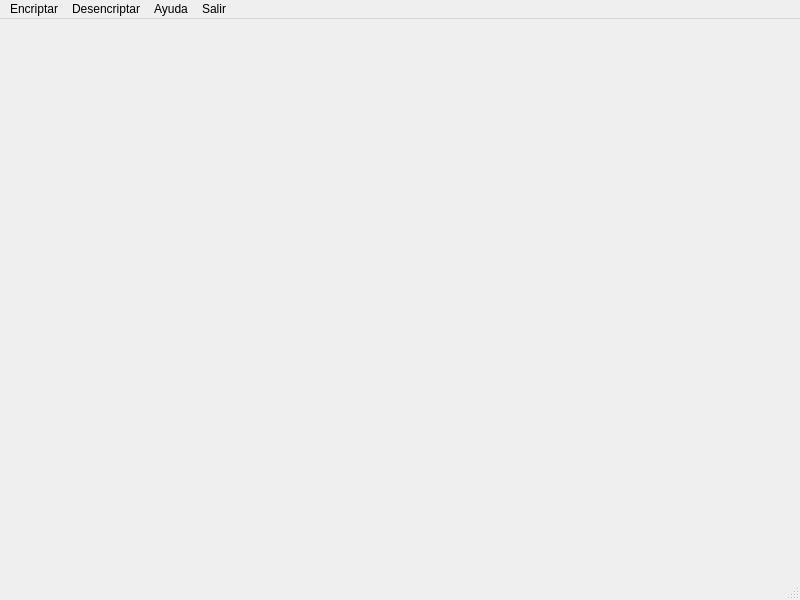
<?xml version="1.0" encoding="UTF-8"?>
<ui version="4.0">
 <class>MainWindow</class>
 <widget class="QMainWindow" name="MainWindow">
  <property name="geometry">
   <rect>
    <x>0</x>
    <y>0</y>
    <width>800</width>
    <height>600</height>
   </rect>
  </property>
  <property name="windowTitle">
   <string>MainWindow</string>
  </property>
  <widget class="QWidget" name="centralwidget"/>
  <widget class="QMenuBar" name="menubar">
   <property name="geometry">
    <rect>
     <x>0</x>
     <y>0</y>
     <width>800</width>
     <height>21</height>
    </rect>
   </property>
   <widget class="QMenu" name="menuEncriptar">
    <property name="title">
     <string>Encriptar</string>
    </property>
    <addaction name="Crear_Documento"/>
   </widget>
   <widget class="QMenu" name="menuDesencriptar">
    <property name="title">
     <string>Desencriptar</string>
    </property>
    <addaction name="ctionCargarDocumento"/>
   </widget>
   <widget class="QMenu" name="menuAyuda">
    <property name="title">
     <string>Ayuda</string>
    </property>
   </widget>
   <widget class="QMenu" name="menusalir">
    <property name="title">
     <string>Salir</string>
    </property>
   </widget>
   <addaction name="menuEncriptar"/>
   <addaction name="menuDesencriptar"/>
   <addaction name="menuAyuda"/>
   <addaction name="menusalir"/>
  </widget>
  <widget class="QStatusBar" name="statusbar"/>
  <action name="Crear_Documento">
   <property name="text">
    <string>Crear Documento</string>
   </property>
  </action>
  <action name="ctionCargarDocumento">
   <property name="text">
    <string>Cargar Documento</string>
   </property>
  </action>
 </widget>
 <resources/>
 <connections/>
</ui>
